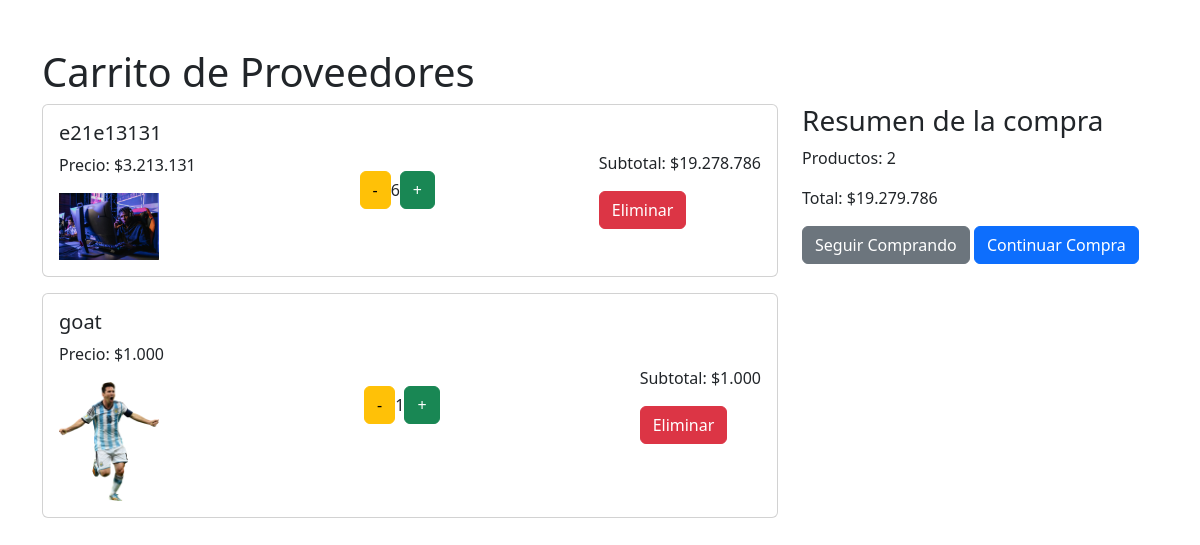
The page /proveedor_carrito/ (signed in) on the database as committed earlier.
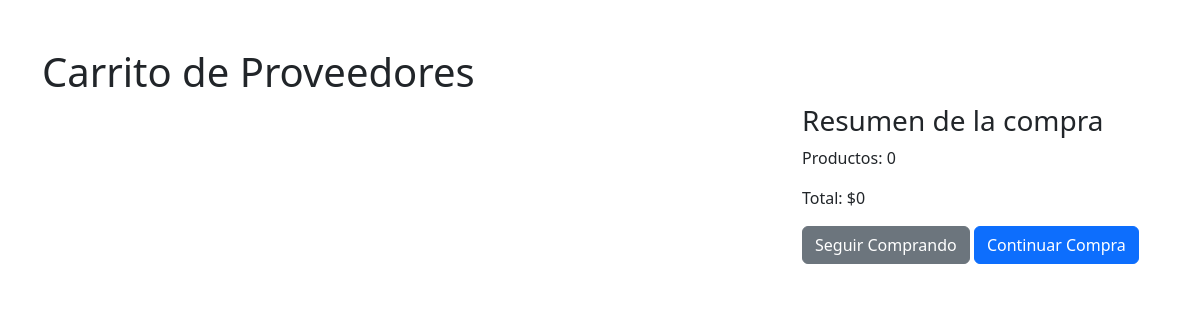
The same page on the database as committed later.
### menu/models.py (models this page shows, shortened)
class ProveedorCarritoItem(models.Model):
    carrito = models.ForeignKey(ProveedorCarrito, on_delete=models.CASCADE)
    producto = models.ForeignKey(ProductosProveedor, on_delete=models.CASCADE)
    cantidad = models.IntegerField(default=1)

class ProductosProveedor(models.Model):
    proveedor = models.ForeignKey(Proveedor, on_delete=models.CASCADE, related_name='productos')
    nombre_producto = models.CharField(max_length=100, verbose_name='Nombre del Producto')
    foto_producto = models.ImageField(upload_to='productos_proveedor/', verbose_name='Foto del Producto')
    precio_costo = models.DecimalField(max_digits=10, decimal_places=2, verbose_name='Precio de Costo')

### menu/views.py (the view)
# urls.py: path('proveedor_carrito/', views.proveedor_carrito, name='proveedor_carrito'),
@login_required
def proveedor_carrito(request):
    carrito, created = ProveedorCarrito.objects.get_or_create(usuario=request.user)
    items = ProveedorCarritoItem.objects.filter(carrito=carrito)
    total = sum(item.producto.precio_costo * item.cantidad for item in items)
    return render(request, 'proveedor_carrito.html', {'carrito': carrito, 'items': items, 'total': total})

### menu/context_processors.py (called while the page is built)
def carrito_items_count(request):
    if request.user.is_authenticated:
        try:
            carrito = Carrito.objects.get(usuario=request.user)
            count = CarritoItem.objects.filter(carrito=carrito).count()
        except Carrito.DoesNotExist:
            count = 0
    else:
        count = 0
    return {
        'carrito_items_count': count
    }

### menu/templatetags/custom_filters.py (called while the page is built)
@register.filter(name='format_price')
def format_price(value):
    return "${:,.0f}".format(value).replace(',', '.')

@register.filter
def multiply(value, arg):
    return value * arg

### menu/templates/proveedor_carrito.html (shortened to what this page needs)
{% load custom_filters %}
<!DOCTYPE html>
<html lang="en">
<head>
    <link href="https://cdn.jsdelivr.net/npm/bootstrap@5.3.3/dist/css/bootstrap.min.css" rel="stylesheet">
</head>
<body>
    <div class="container mt-5">
        <h1>Carrito de Proveedores</h1>
        <div class="row">
            <div class="col-md-8">
                {% for item in items %}
                <div class="card mb-3">
                    <div class="card-body cart-item">
                        <div>
                            <h5>{{ item.producto.nombre_producto }}</h5>
                            <p>Precio: {{ item.producto.precio_costo|format_price }}</p>
                            <img src="{{ item.producto.foto_producto.url }}" alt="{{ item.producto.nombre_producto }}">
                        </div>
                        <div class="quantity-controls">
                            <a href="{% url 'disminuir_cantidad' item.id %}" class="btn btn-warning">-</a>
                            <span>{{ item.cantidad }}</span>
                            <a href="{% url 'aumentar_cantidad' item.id %}" class="btn btn-success">+</a>
                        </div>
                        <div>
                            <p>Subtotal: {{ item.cantidad|multiply:item.producto.precio_costo|format_price }}</p>
                            <a href="{% url 'eliminar_del_proveedor_carrito' item.id %}" class="btn btn-danger">Eliminar</a>
                        </div>
                    </div>
                </div>
                {% endfor %}
            </div>
            <div class="col-md-4">
                <h3>Resumen de la compra</h3>
                <p>Productos: {{ items|length }}</p>
                <p>Total: {{ total|format_price }}</p>
                <a href="{% url 'proveedor_list' %}" class="btn btn-secondary">Seguir Comprando</a>
                <a href="{% url 'resumen_compra' %}" class="btn btn-primary">Continuar Compra</a>
            </div>
        </div>
    </div>
</body>
</html>

Rows that differ between the two databases and show on the page:
removed ProveedorCarritoItem: producto.nombre_producto "e21e13131", producto.precio_costo "$3.213.131", producto.foto_producto (picture), cantidad "6", cantidad|multiply "$19.278.786"
removed ProveedorCarritoItem: producto.nombre_producto "goat", producto.precio_costo "$1.000", producto.foto_producto (picture), cantidad "1", cantidad|multiply "$1.000"
Other text that changed with them:
{{ items|length }}: "2" → "0"
{{ total|format_price }}: "$19.279.786" → "$0"
